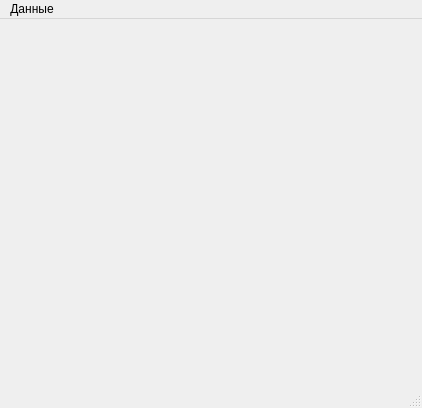
<?xml version="1.0" encoding="UTF-8"?>
<ui version="4.0">
 <class>MainWindow</class>
 <widget class="QMainWindow" name="MainWindow">
  <property name="geometry">
   <rect>
    <x>0</x>
    <y>0</y>
    <width>422</width>
    <height>408</height>
   </rect>
  </property>
  <property name="minimumSize">
   <size>
    <width>0</width>
    <height>0</height>
   </size>
  </property>
  <property name="maximumSize">
   <size>
    <width>16777215</width>
    <height>16777215</height>
   </size>
  </property>
  <property name="windowTitle">
   <string>MainWindow</string>
  </property>
  <widget class="QWidget" name="centralwidget">
   <layout class="QGridLayout" name="gridLayout">
    <item row="0" column="0">
     <widget class="QStackedWidget" name="stackedWidget">
      <property name="currentIndex">
       <number>-1</number>
      </property>
     </widget>
    </item>
   </layout>
  </widget>
  <widget class="QStatusBar" name="statusbar"/>
  <widget class="QMenuBar" name="menubar">
   <property name="geometry">
    <rect>
     <x>0</x>
     <y>0</y>
     <width>422</width>
     <height>22</height>
    </rect>
   </property>
   <widget class="QMenu" name="menu">
    <property name="title">
     <string>Данные</string>
    </property>
   </widget>
   <addaction name="menu"/>
  </widget>
 </widget>
 <resources/>
 <connections/>
</ui>
